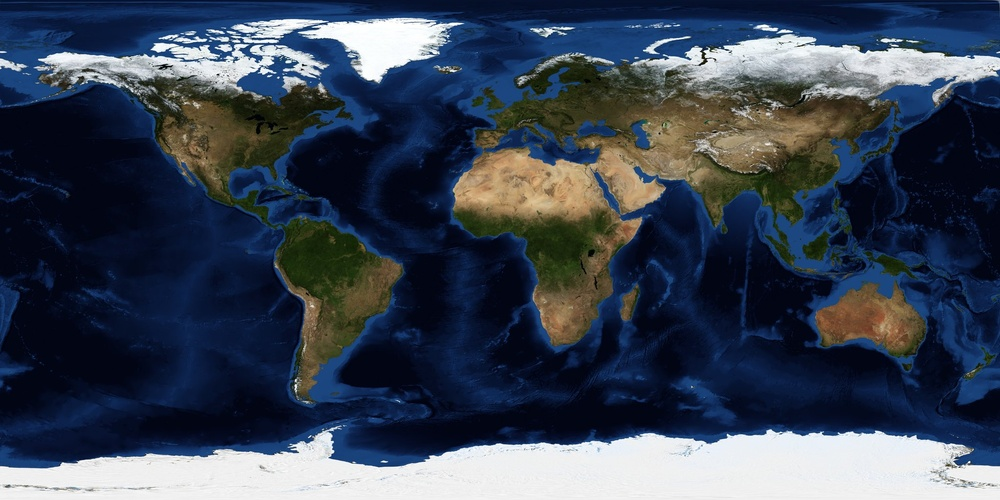
#> input picture site/data/globe/day_2k.jpg, 1000 x 500 px, shrunk from 2048 x 1024 before the run
$ python measure_color.py ../site/data/globe/day_2k.jpg
#> lines starting #> are read from the running program, lines starting #| are printed output that depends on the picture
"""Colour statistics of an image region (FIX, review R01): mean RGB, HSV saturation and value.
  uv run --quiet --with numpy --with pillow python -I tools/measure_color.py IMG [x0 y0 x1 y1] [...more IMG/box]
A box given as fractions (all <= 1) is scaled to the image size."""
import sys
import numpy as np
from PIL import Image


def stats(path, box=None):
#> called with path = '../site/data/globe/day_2k.jpg'
    im = Image.open(path).convert("RGB")
#> im is the input picture: PIL image 1000x500 RGB; mean R, G, B 57.8, 67.8, 84.1
    if box:
        if all(v <= 1 for v in box):
            w, h = im.size
            box = (box[0] * w, box[1] * h, box[2] * w, box[3] * h)
        im = im.crop(tuple(int(round(v)) for v in box))
    a = np.asarray(im).astype(np.float32) / 255
    mx = a.max(axis=2)
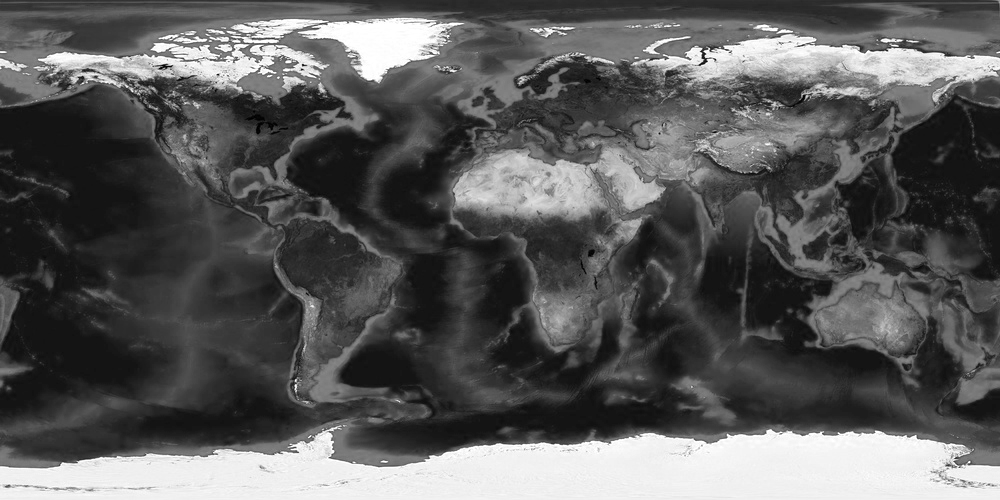
#> mx: shape (500, 1000) float32; min 0, max 1, mean 0.356
    mn = a.min(axis=2)
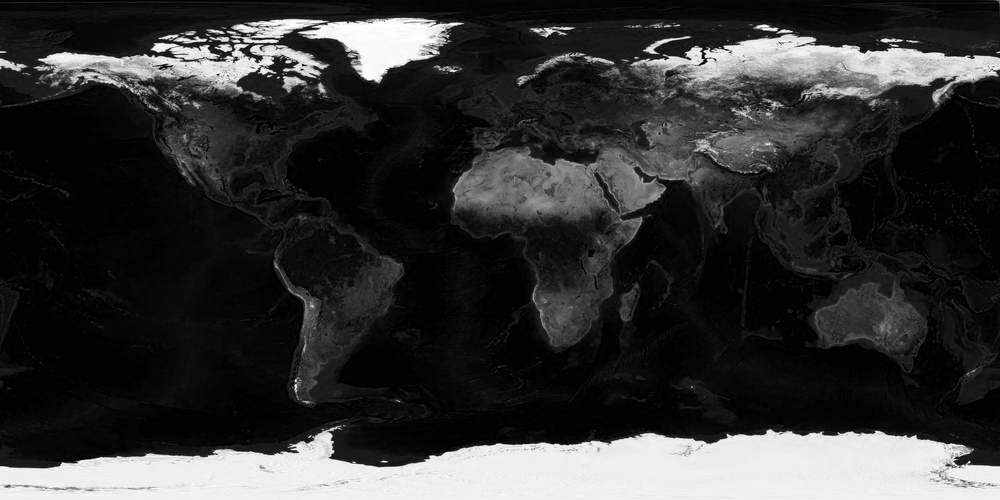
#> mn: shape (500, 1000) float32; min 0, max 1, mean 0.203
    sat = np.where(mx > 1e-6, (mx - mn) / np.maximum(mx, 1e-6), 0)
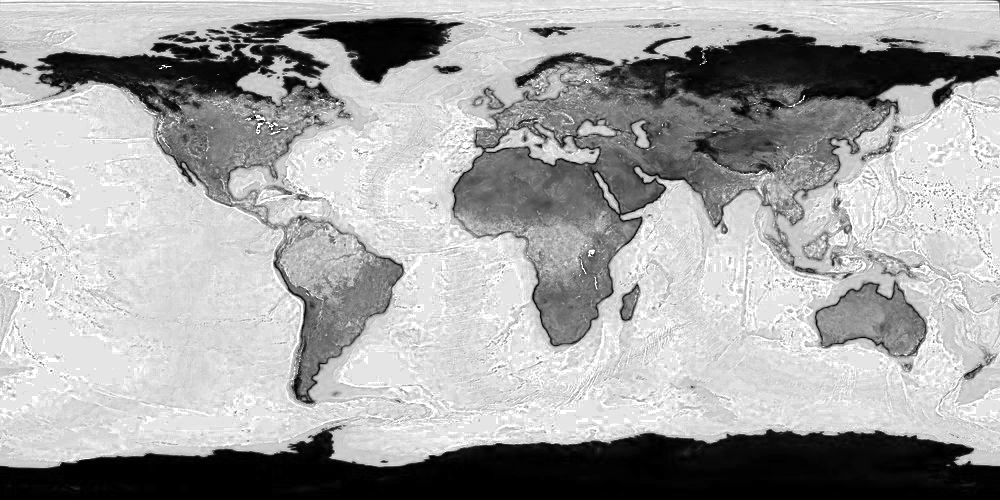
#> sat: shape (500, 1000) float32; min 0, max 1, mean 0.649
    return a.reshape(-1, 3).mean(axis=0) * 255, float(sat.mean()), float(mx.mean())


def main(argv):
    i = 0
    while i < len(argv):
        path = argv[i]
        i += 1
        box = None
        if i + 3 < len(argv) + 0 and all(x.replace('.', '', 1).isdigit() for x in argv[i:i + 4]):
            box = [float(x) for x in argv[i:i + 4]]
            i += 4
        rgb, s, v = stats(path, box)
#> rgb = [57.71, 67.85, 84.11]; s = 0.649; v = 0.356
        print(f"{path.split('/')[-1]:32s} box={box} RGB=({rgb[0]:.0f},{rgb[1]:.0f},{rgb[2]:.0f}) sat={s:.3f} value={v:.3f}")
#| day_2k.jpg                       box=None RGB=(58,68,84) sat=0.649 value=0.356


if __name__ == "__main__":
    main(sys.argv[1:])
